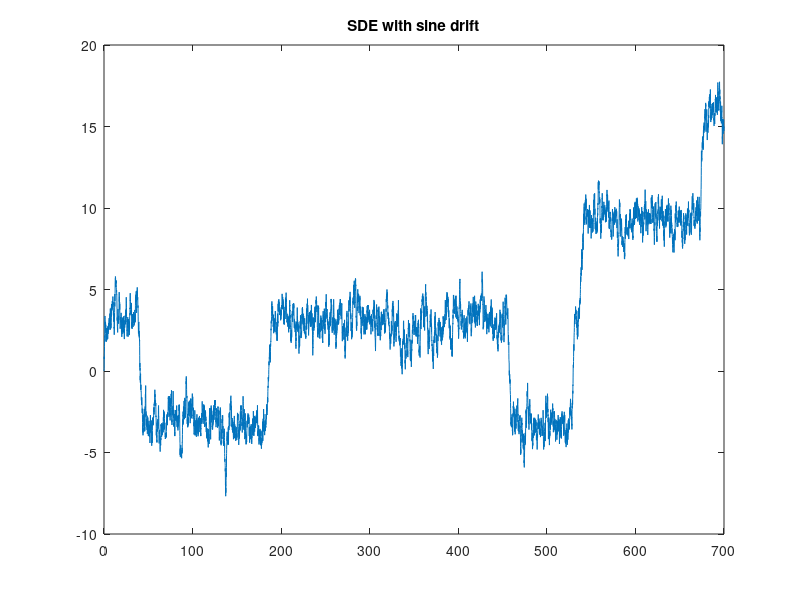

Write the MATLAB code that produced this figure.
% sde_sine.m generates outcomes of solutions of the SDE dx(t)=sin(x(t))+dB(t)

  N=10000;            % number of steps to take
  T=700;              % maximum time
  h=T/N;              % time step
  t=(0:h:T);          % t is the vector [0 1h 2h 3h ... Nh]
  sigma=1.0;          % strength of noise

  X=zeros(size(t));   % place to store locations
  X(1)=0.0;           % initial location

  for i=1:N           % take N steps
    X(i+1)=X(i)+sin(X(i))*h+sigma*sqrt(h)*randn;
  end;

  clf;
  plot(t,X);
  title('SDE with sine drift');
